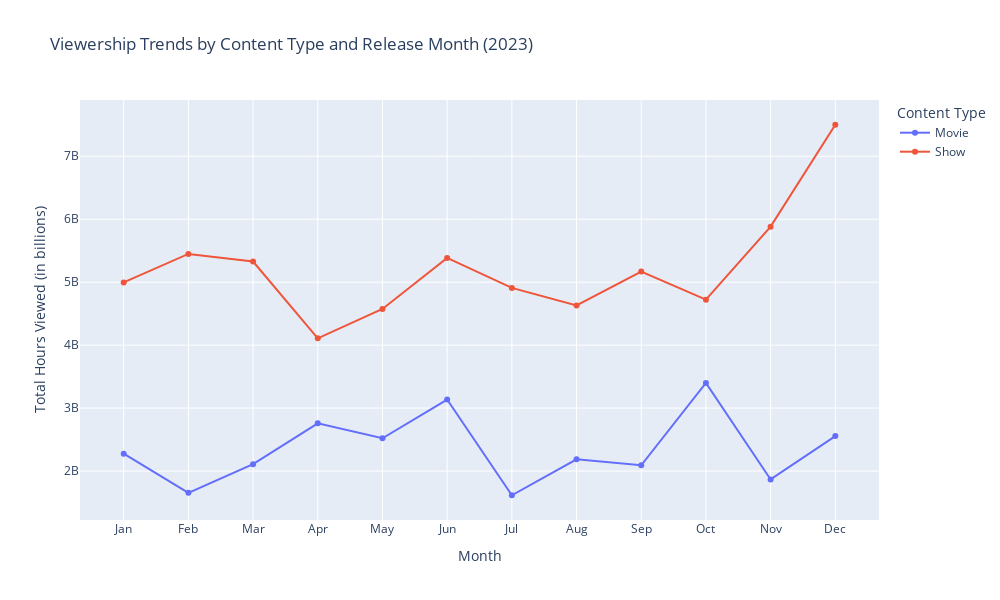

Source (notebook cell):
### Code cell
fig = go.Figure()

for content_type in monthly_viewership_by_type.columns:
    fig.add_trace(
        go.Scatter(
            x=monthly_viewership_by_type.index,
            y=monthly_viewership_by_type[content_type],
            mode='lines+markers',
            name=content_type
        )
    )

fig.update_layout(
    title='Viewership Trends by Content Type and Release Month (2023)',
    xaxis_title='Month',
    yaxis_title='Total Hours Viewed (in billions)',
    xaxis=dict(
        tickmode='array',
        tickvals=list(range(1, 13)),
        ticktext=['Jan', 'Feb', 'Mar', 'Apr', 'May', 'Jun', 'Jul', 'Aug', 'Sep', 'Oct', 'Nov', 'Dec']
    ),
    height=600,
    width=1000,
    legend_title='Content Type'
)

fig.show()

### Figure 1 — Plotly figure (JSON) as saved in the notebook; plotly's stock layout.template omitted (floating-point values rounded to 4 significant figures)
{"data": [{"mode": "lines+markers", "name": "Movie", "type": "scatter", "x": [1, 2, 3, 4, 5, 6, 7, 8, 9, 10, 11, 12], "y": [2275900000, 1654400000, 2109400000, 2757600000, 2520500000, 3135800000, 1615700000, 2186400000, 2092300000, 3400400000, 1866900000, 2554900000]}, {"mode": "lines+markers", "name": "Show", "type": "scatter", "x": [1, 2, 3, 4, 5, 6, 7, 8, 9, 10, 11, 12], "y": [4995700000, 5449300000, 5327700000, 4108100000, 4574100000, 5386200000, 4909100000, 4631400000, 5169900000, 4722800000, 5882600000, 7500900000]}], "layout": {"height": 600, "legend": {"title": {"text": "Content Type"}}, "title": {"text": "Viewership Trends by Content Type and Release Month (2023)"}, "width": 1000, "xaxis": {"tickmode": "array", "ticktext": ["Jan", "Feb", "Mar", "Apr", "May", "Jun", "Jul", "Aug", "Sep", "Oct", "Nov", "Dec"], "tickvals": [1, 2, 3, 4, 5, 6, 7, 8, 9, 10, 11, 12], "title": {"text": "Month"}}, "yaxis": {"title": {"text": "Total Hours Viewed (in billions)"}}}}
